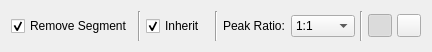
<?xml version="1.0" encoding="UTF-8"?>
<ui version="4.0">
 <class>PolyLineBreakSymbol</class>
 <widget class="QWidget" name="PolyLineBreakSymbol">
  <property name="geometry">
   <rect>
    <x>0</x>
    <y>0</y>
    <width>432</width>
    <height>52</height>
   </rect>
  </property>
  <property name="layoutDirection">
   <enum>Qt::LeftToRight</enum>
  </property>
  <layout class="QHBoxLayout">
   <property name="spacing">
    <number>5</number>
   </property>
   <item>
    <widget class="QCheckBox" name="RemoveSegment">
     <property name="toolTip">
      <string>Remove line break segment</string>
     </property>
     <property name="statusTip">
      <string>Remove the line segment between the break symbol</string>
     </property>
     <property name="text">
      <string>Remove Segment</string>
     </property>
     <property name="checked">
      <bool>true</bool>
     </property>
    </widget>
   </item>
   <item>
    <widget class="Line" name="line_3">
     <property name="orientation">
      <enum>Qt::Vertical</enum>
     </property>
    </widget>
   </item>
   <item>
    <widget class="QCheckBox" name="Inherit">
     <property name="toolTip">
      <string>Inherit entity properties</string>
     </property>
     <property name="statusTip">
      <string>Inherit all properties from the chosen entity</string>
     </property>
     <property name="text">
      <string>Inherit</string>
     </property>
     <property name="checked">
      <bool>true</bool>
     </property>
    </widget>
   </item>
   <item>
    <widget class="Line" name="line">
     <property name="orientation">
      <enum>Qt::Vertical</enum>
     </property>
    </widget>
   </item>
   <item>
    <widget class="QLabel" name="label">
     <property name="toolTip">
      <string>Peak ratio</string>
     </property>
     <property name="statusTip">
      <string>The ratio of the peak height to the break width</string>
     </property>
     <property name="text">
      <string>Peak Ratio:</string>
     </property>
    </widget>
   </item>
   <item>
    <widget class="QComboBox" name="BreakRatio">
     <property name="toolTip">
      <string>Peak ratio</string>
     </property>
     <property name="statusTip">
      <string>The ratio of the peak height to the break width</string>
     </property>
     <property name="currentIndex">
      <number>2</number>
     </property>
     <property name="minimumContentsLength">
      <number>4</number>
     </property>
     <item>
      <property name="text">
       <string notr="true">1:3</string>
      </property>
     </item>
     <item>
      <property name="text">
       <string notr="true">2:3</string>
      </property>
     </item>
     <item>
      <property name="text">
       <string notr="true">1:1</string>
      </property>
     </item>
     <item>
      <property name="text">
       <string notr="true">4:3</string>
      </property>
     </item>
     <item>
      <property name="text">
       <string notr="true">5:3</string>
      </property>
     </item>
     <item>
      <property name="text">
       <string notr="true">2:1</string>
      </property>
     </item>
     <item>
      <property name="text">
       <string notr="true">7:3</string>
      </property>
     </item>
     <item>
      <property name="text">
       <string notr="true">8:3</string>
      </property>
     </item>
     <item>
      <property name="text">
       <string notr="true">3:1</string>
      </property>
     </item>
    </widget>
   </item>
   <item>
    <widget class="Line" name="line_2">
     <property name="orientation">
      <enum>Qt::Vertical</enum>
     </property>
    </widget>
   </item>
   <item>
    <widget class="QToolButton" name="IncSeg">
     <property name="enabled">
      <bool>true</bool>
     </property>
     <property name="toolTip">
      <string>First/Last segment inclined</string>
     </property>
     <property name="statusTip">
      <string>The first and last segment of the break symbol is inclined</string>
     </property>
     <property name="text">
      <string/>
     </property>
     <property name="icon">
      <iconset>
       <normaloff>IncSeg.svg</normaloff>IncSeg.svg</iconset>
     </property>
     <property name="checkable">
      <bool>true</bool>
     </property>
     <property name="checked">
      <bool>true</bool>
     </property>
     <attribute name="buttonGroup">
      <string notr="true">IncVert</string>
     </attribute>
    </widget>
   </item>
   <item>
    <widget class="QToolButton" name="VertSeg">
     <property name="toolTip">
      <string>First/Last segment vertical</string>
     </property>
     <property name="statusTip">
      <string>The first and last segment of the break symbol is vertical</string>
     </property>
     <property name="text">
      <string/>
     </property>
     <property name="icon">
      <iconset>
       <normaloff>VertSeg.svg</normaloff>VertSeg.svg</iconset>
     </property>
     <property name="checkable">
      <bool>true</bool>
     </property>
     <attribute name="buttonGroup">
      <string notr="true">IncVert</string>
     </attribute>
    </widget>
   </item>
  </layout>
 </widget>
 <resources/>
 <connections/>
 <buttongroups>
  <buttongroup name="IncVert"/>
 </buttongroups>
</ui>
